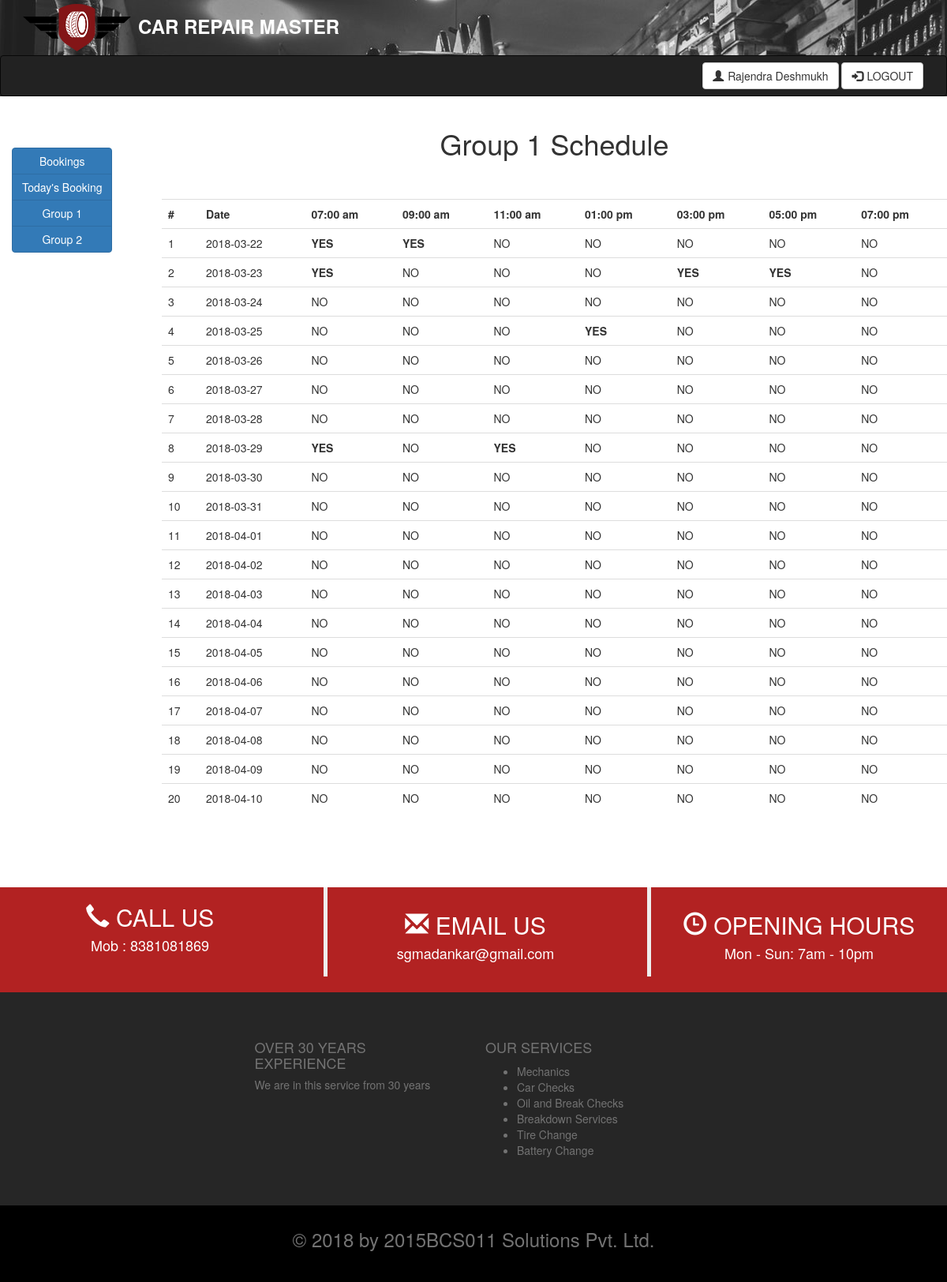
/group1scheuleDisplay.php (signed in), run on the app's committed database.
### tables this page shows
CREATE TABLE `schedule_group1` (
  `date` date NOT NULL,
  `time7am` int(1) NOT NULL DEFAULT '0',
  `time9am` int(1) NOT NULL DEFAULT '0',
  `time11am` int(1) NOT NULL DEFAULT '0',
  `time1pm` int(1) NOT NULL DEFAULT '0',
  `time3pm` int(1) NOT NULL DEFAULT '0',
  `time5pm` int(1) NOT NULL DEFAULT '0',
  `time7pm` int(1) NOT NULL DEFAULT '0'
);

### group1scheuleDisplay.php (the view, shortened to what this page needs)
<?php
	include_once 'adminAllBookingHeader.php';
?>
<div class="row">
    <div class="col-md-2" style="margin-top: 45px;">
      <div class="container">
          <div class="btn-group-vertical">
            <button type="button" class="btn btn-primary" onclick="location.href='adminAllEntryData.php'">Bookings</button>
            <button type="button" class="btn btn-primary"  onclick="location.href='adminTodaysBooking.php'">Today's Booking</button>
              <button type="button" class="btn btn-primary" onclick="location.href='group1scheuleDisplay.php'">Group 1 </button>
              <button type="button" class="btn btn-primary" onclick="location.href='group2scheduleDisplay.php'">Group 2</button>
          </div>
      </div>
    </div>
    <div class="col-md-10" style="margin-top: 0px;">
        <div>
           <h1 align="center">Group 1 Schedule</h1>
        </div><br><br>
      <div class="box-body table-responsive">
        <table class="table table-hover">
        <tr>
	        <th>#</th>
	        <th>Date</th>
	        <th>07:00 am</th>
	        <th>09:00 am</th>
	        <th>11:00 am</th>
	        <th>01:00 pm</th>
	        <th>03:00 pm</th>
          <th>05:00 pm</th>
          <th>07:00 pm</th>
        </tr>
            <?php
        	    $con=mysqli_connect("localhost","root","","car-repair-master");
			       	$query = "SELECT * FROM schedule_group1";
                if($result=mysqli_query($con,$query))
                   {
                     if(mysqli_num_rows($result) > 0)
                     {
                        $sno=1;
                        while($row = mysqli_fetch_array($result))
                        {
                            echo "<tr>";
                        echo "<td>" . $sno . "</td>";
                        $sno=$sno+1;
                        echo "<td>" . $row['date'] . "</td>";
                        if($row['time7am'] == 1)
                        {
                          echo "<td><b>YES</b></td>";
                        }
                        else
                        {
                          echo "<td>NO</td>";
                        }
	                     if($row['time9am'] == 1)
                        {
                          echo "<td><b>YES</b></td>";
                        }
                        else
                        {
                          echo "<td>NO</td>";
                        }
                        if($row['time11am'] == 1)
                        {
                          echo "<td><b>YES</b></td>";
                        }
                        else
                        {
                          echo "<td>NO</td>";
                        }
                        if($row['time1pm'] == 1)
                        {
                          echo "<td><b>YES</b></td>";
                        }
                        else
                        {
                          echo "<td>NO</td>";
                        }
                        if($row['time3pm'] == 1)
                        {
                          echo "<td><b>YES</b></td>";
                        }
                        else
                        {
                          echo "<td>NO</td>";
                        }
                        if($row['time5pm'] == 1)
                        {
                          echo "<td><b>YES</b></td>";
                        }
                        else
                        {
                          echo "<td>NO</td>";
                        }
                        if($row['time7pm'] == 1)
                        {
                          echo "<td><b>YES</b></td>";
                        }
                        else
                        {
                          echo "<td>NO</td>";
                        }
                      }
                    }
               	}
             ?>
		 </table>
    </div>
  </div>
</div>
  <?php
  	include_once 'footer.php';
  ?>

### data on the page
schedule_group1: date "2018-03-22", time7am "YES", time9am "YES", time11am "NO", time1pm "NO", time3pm "NO", time5pm "NO", time7pm "NO"
schedule_group1: date "2018-03-23", time7am "YES", time9am "NO", time11am "NO", time1pm "NO", time3pm "YES", time5pm "YES", time7pm "NO"
schedule_group1: date "2018-03-24", time7am "NO", time9am "NO", time11am "NO", time1pm "NO", time3pm "NO", time5pm "NO", time7pm "NO"
schedule_group1: date "2018-03-25", time7am "NO", time9am "NO", time11am "NO", time1pm "YES", time3pm "NO", time5pm "NO", time7pm "NO"
schedule_group1: date "2018-03-26", time7am "NO", time9am "NO", time11am "NO", time1pm "NO", time3pm "NO", time5pm "NO", time7pm "NO"
schedule_group1: date "2018-03-27", time7am "NO", time9am "NO", time11am "NO", time1pm "NO", time3pm "NO", time5pm "NO", time7pm "NO"
schedule_group1: date "2018-03-28", time7am "NO", time9am "NO", time11am "NO", time1pm "NO", time3pm "NO", time5pm "NO", time7pm "NO"
schedule_group1: date "2018-03-29", time7am "YES", time9am "NO", time11am "YES", time1pm "NO", time3pm "NO", time5pm "NO", time7pm "NO"
schedule_group1: date "2018-03-30", time7am "NO", time9am "NO", time11am "NO", time1pm "NO", time3pm "NO", time5pm "NO", time7pm "NO"
schedule_group1: date "2018-03-31", time7am "NO", time9am "NO", time11am "NO", time1pm "NO", time3pm "NO", time5pm "NO", time7pm "NO"
schedule_group1: date "2018-04-01", time7am "NO", time9am "NO", time11am "NO", time1pm "NO", time3pm "NO", time5pm "NO", time7pm "NO"
schedule_group1: date "2018-04-02", time7am "NO", time9am "NO", time11am "NO", time1pm "NO", time3pm "NO", time5pm "NO", time7pm "NO"
schedule_group1: date "2018-04-03", time7am "NO", time9am "NO", time11am "NO", time1pm "NO", time3pm "NO", time5pm "NO", time7pm "NO"
schedule_group1: date "2018-04-04", time7am "NO", time9am "NO", time11am "NO", time1pm "NO", time3pm "NO", time5pm "NO", time7pm "NO"
schedule_group1: date "2018-04-05", time7am "NO", time9am "NO", time11am "NO", time1pm "NO", time3pm "NO", time5pm "NO", time7pm "NO"
schedule_group1: date "2018-04-06", time7am "NO", time9am "NO", time11am "NO", time1pm "NO", time3pm "NO", time5pm "NO", time7pm "NO"
schedule_group1: date "2018-04-07", time7am "NO", time9am "NO", time11am "NO", time1pm "NO", time3pm "NO", time5pm "NO", time7pm "NO"
schedule_group1: date "2018-04-08", time7am "NO", time9am "NO", time11am "NO", time1pm "NO", time3pm "NO", time5pm "NO", time7pm "NO"
schedule_group1: date "2018-04-09", time7am "NO", time9am "NO", time11am "NO", time1pm "NO", time3pm "NO", time5pm "NO", time7pm "NO"
schedule_group1: date "2018-04-10", time7am "NO", time9am "NO", time11am "NO", time1pm "NO", time3pm "NO", time5pm "NO", time7pm "NO"

### other printed values
$_SESSION['name'] "Rajendra Deshmukh"
